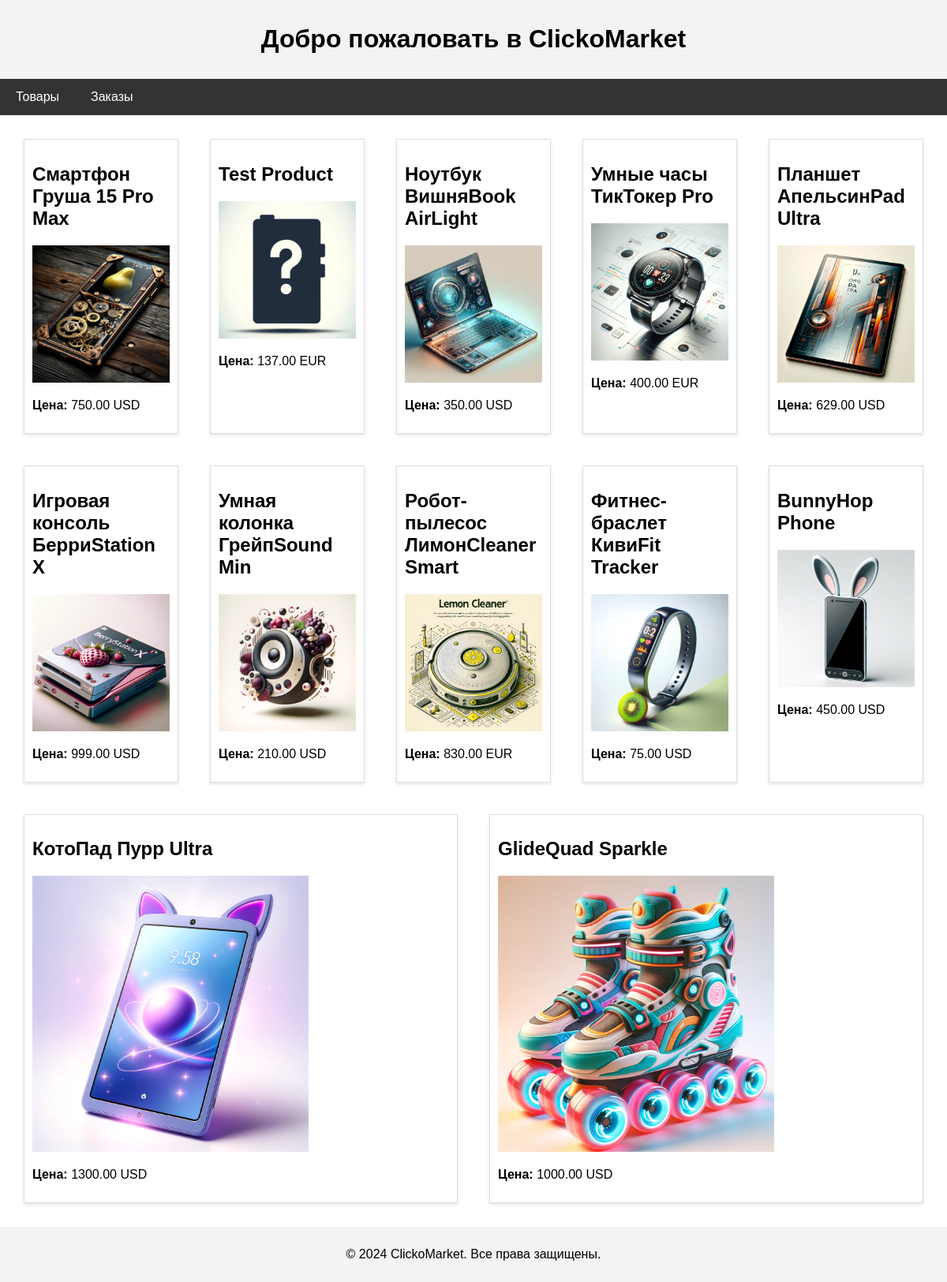
The app's page /, older data.
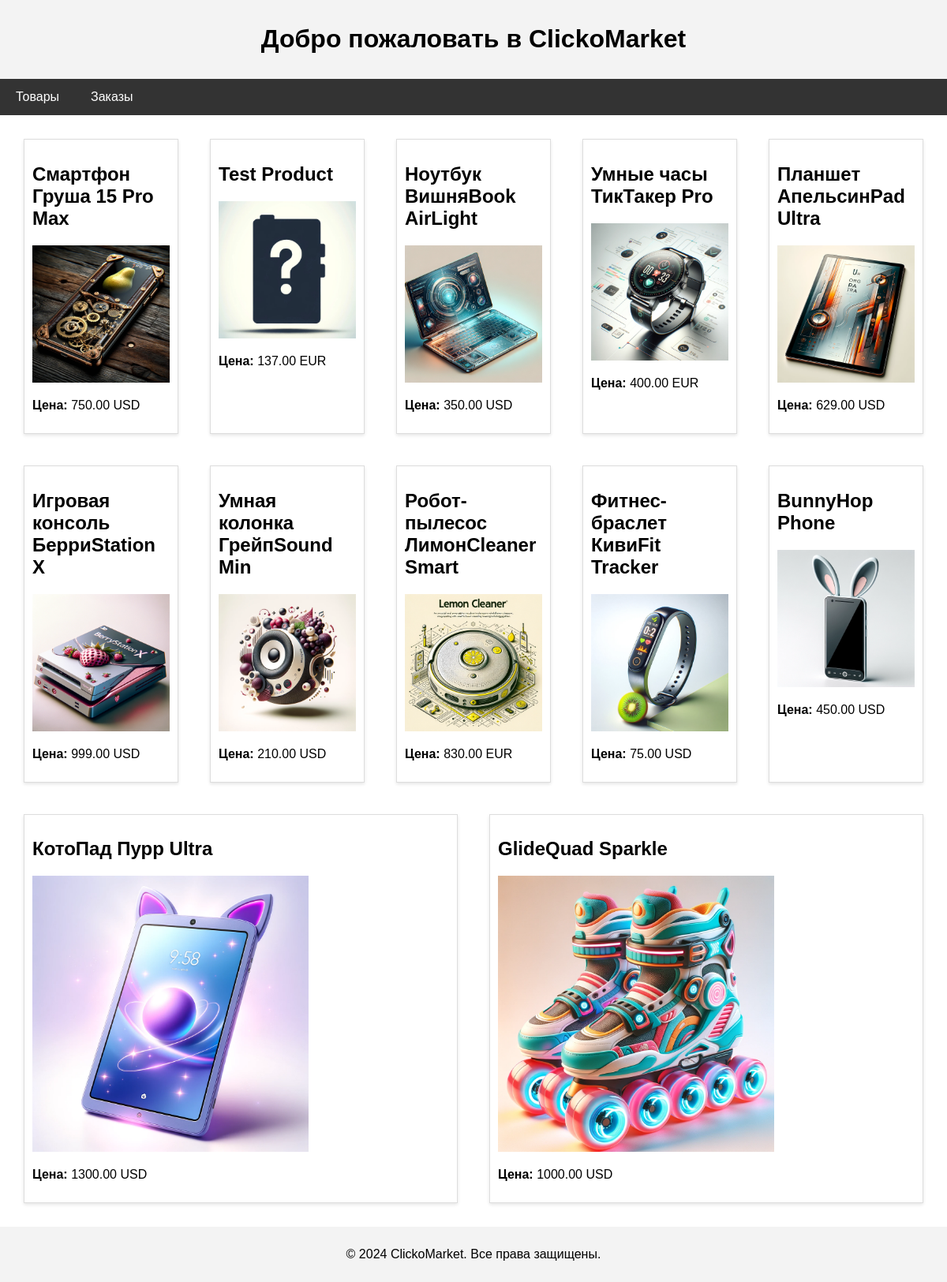
The same page, newer data.
### payclick/models.py (models this page shows, shortened)
class Item(models.Model):
    CURRENCY_CHOICES = [
        ('USD', 'US Dollar'),
        ('EUR', 'Euro'),
    ]
    name = models.CharField(max_length=100)
    description = models.TextField()
    price = models.IntegerField()  # cents
    image = models.ImageField(upload_to='products/', blank=True, null=True)
    currency = models.CharField(max_length=3, choices=CURRENCY_CHOICES, default='USD')
    def get_display_price(self):
        return '{0:.2f}'.format(self.price / 100)

### payclick/views.py (the view)
# urls.py: path('', ItemListView.as_view(), name='catalog'),
class ItemListView(ListView):
    template_name = 'payclick/catalog.html'
    model = Item
    context_object_name = 'items'
    def get_context_data(self, **kwargs):
        context = super(ItemListView, self).get_context_data(**kwargs)
        context['MEDIA_URL'] = settings.MEDIA_URL
        return context

### templates/payclick/catalog.html (shortened to what this page needs)
{% extends "base.html" %}
{% block content %}
<div class="catalog-container">
    {% for item in items %}
    <a href="{% url 'payclick:item' item.id %}" class="product-detail">
        <h2>{{ item.name }}</h2>
        <img src="{% if item.image %}{{ item.image.url }}{% else %}{{ MEDIA_URL }}products/pusto.jpg{% endif %}"
             alt="{{ item.name }}" class="product-image">
        <p><strong>Цена:</strong> {{ item.get_display_price }} {{ item.currency }}</p>
    </a>
    {% empty %}
    <p>Товары не найдены.</p>
    {% endfor %}
</div>
{% endblock %}

Row changes from the older to the newer data that the page shows:
changed Item: name "Умные часы ТикТокер Pro" → "Умные часы ТикТакер Pro"
